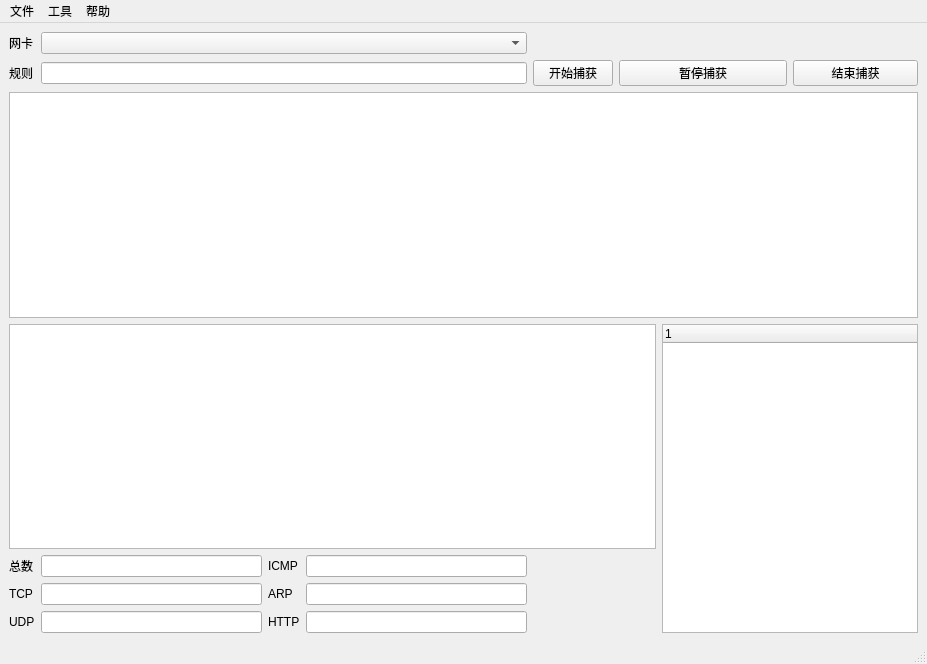
<?xml version="1.0" encoding="UTF-8"?>
<ui version="4.0">
 <class>MainWindow</class>
 <widget class="QMainWindow" name="MainWindow">
  <property name="geometry">
   <rect>
    <x>0</x>
    <y>0</y>
    <width>927</width>
    <height>664</height>
   </rect>
  </property>
  <property name="windowTitle">
   <string>MainWindow</string>
  </property>
  <widget class="QWidget" name="centralwidget">
   <layout class="QGridLayout" name="gridLayout">
    <item row="0" column="0">
     <widget class="QLabel" name="label">
      <property name="text">
       <string>网卡</string>
      </property>
     </widget>
    </item>
    <item row="0" column="1" colspan="3">
     <widget class="QComboBox" name="comboBox"/>
    </item>
    <item row="1" column="0">
     <widget class="QLabel" name="label_2">
      <property name="text">
       <string>规则</string>
      </property>
     </widget>
    </item>
    <item row="1" column="1" colspan="3">
     <widget class="QLineEdit" name="filter"/>
    </item>
    <item row="1" column="4">
     <widget class="QPushButton" name="btn_start">
      <property name="text">
       <string>开始捕获</string>
      </property>
     </widget>
    </item>
    <item row="1" column="5" colspan="2">
     <widget class="QPushButton" name="btn_pause">
      <property name="text">
       <string>暂停捕获</string>
      </property>
     </widget>
    </item>
    <item row="1" column="7">
     <widget class="QPushButton" name="btn_over">
      <property name="text">
       <string>结束捕获</string>
      </property>
     </widget>
    </item>
    <item row="2" column="0" colspan="8">
     <widget class="QTableWidget" name="showWidget"/>
    </item>
    <item row="3" column="0" colspan="6">
     <widget class="QTableWidget" name="tableWidget"/>
    </item>
    <item row="3" column="6" rowspan="4" colspan="2">
     <widget class="QTreeWidget" name="protoWidget">
      <column>
       <property name="text">
        <string notr="true">1</string>
       </property>
      </column>
     </widget>
    </item>
    <item row="4" column="0">
     <widget class="QLabel" name="lb_">
      <property name="text">
       <string>总数</string>
      </property>
     </widget>
    </item>
    <item row="4" column="1">
     <widget class="QLineEdit" name="count"/>
    </item>
    <item row="4" column="2">
     <widget class="QLabel" name="lb_ICMP">
      <property name="text">
       <string>ICMP</string>
      </property>
     </widget>
    </item>
    <item row="4" column="3">
     <widget class="QLineEdit" name="icmp"/>
    </item>
    <item row="5" column="0">
     <widget class="QLabel" name="lb_TCP">
      <property name="text">
       <string>TCP</string>
      </property>
     </widget>
    </item>
    <item row="5" column="1">
     <widget class="QLineEdit" name="tcp"/>
    </item>
    <item row="5" column="2">
     <widget class="QLabel" name="lb_ARP">
      <property name="text">
       <string>ARP</string>
      </property>
     </widget>
    </item>
    <item row="5" column="3">
     <widget class="QLineEdit" name="ARP"/>
    </item>
    <item row="6" column="0">
     <widget class="QLabel" name="lb_UDP">
      <property name="text">
       <string>UDP</string>
      </property>
     </widget>
    </item>
    <item row="6" column="1">
     <widget class="QLineEdit" name="udp"/>
    </item>
    <item row="6" column="2">
     <widget class="QLabel" name="lb_HTTP">
      <property name="text">
       <string>HTTP</string>
      </property>
     </widget>
    </item>
    <item row="6" column="3">
     <widget class="QLineEdit" name="http"/>
    </item>
   </layout>
  </widget>
  <widget class="QMenuBar" name="menubar">
   <property name="geometry">
    <rect>
     <x>0</x>
     <y>0</y>
     <width>927</width>
     <height>26</height>
    </rect>
   </property>
   <widget class="QMenu" name="menu">
    <property name="title">
     <string>文件</string>
    </property>
    <addaction name="file_open"/>
    <addaction name="file_save"/>
   </widget>
   <widget class="QMenu" name="menu_2">
    <property name="title">
     <string>工具</string>
    </property>
    <addaction name="ARP_2"/>
   </widget>
   <widget class="QMenu" name="menu_3">
    <property name="title">
     <string>帮助</string>
    </property>
    <addaction name="help"/>
    <addaction name="exitq"/>
   </widget>
   <addaction name="menu"/>
   <addaction name="menu_2"/>
   <addaction name="menu_3"/>
  </widget>
  <widget class="QStatusBar" name="statusbar"/>
  <action name="file_open">
   <property name="text">
    <string>打开</string>
   </property>
   <property name="toolTip">
    <string>open</string>
   </property>
   <property name="shortcut">
    <string>Ctrl+O</string>
   </property>
  </action>
  <action name="file_save">
   <property name="text">
    <string>保存</string>
   </property>
   <property name="toolTip">
    <string>save</string>
   </property>
   <property name="shortcut">
    <string>Ctrl+S</string>
   </property>
  </action>
  <action name="ARP_2">
   <property name="text">
    <string>ARP欺骗</string>
   </property>
   <property name="toolTip">
    <string>arp</string>
   </property>
  </action>
  <action name="help">
   <property name="text">
    <string>文档</string>
   </property>
   <property name="toolTip">
    <string>help</string>
   </property>
   <property name="shortcut">
    <string>F2</string>
   </property>
  </action>
  <action name="exitq">
   <property name="text">
    <string>关闭</string>
   </property>
  </action>
 </widget>
 <resources/>
 <connections/>
</ui>
